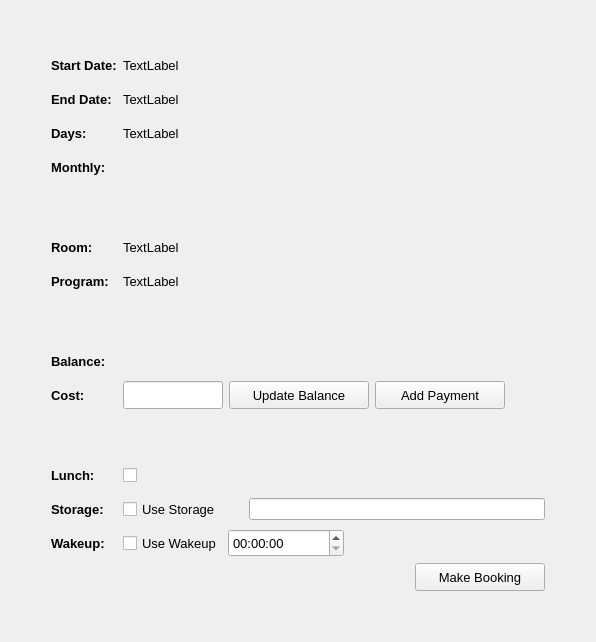
    <widget class="QWidget" name="bookingPage">
     <layout class="QGridLayout" name="gridLayout_6">
      <item row="1" column="0">
       <spacer name="horizontalSpacer_17">
        <property name="orientation">
         <enum>Qt::Horizontal</enum>
        </property>
        <property name="sizeHint" stdset="0">
         <size>
          <width>40</width>
          <height>20</height>
         </size>
        </property>
       </spacer>
      </item>
      <item row="1" column="1">
       <layout class="QFormLayout" name="formLayout_11">
        <item row="0" column="0">
         <widget class="QLabel" name="label_3">
          <property name="minimumSize">
           <size>
            <width>0</width>
            <height>28</height>
           </size>
          </property>
          <property name="font">
           <font>
            <pointsize>10</pointsize>
            <weight>75</weight>
            <bold>true</bold>
           </font>
          </property>
          <property name="text">
           <string>Start Date:</string>
          </property>
         </widget>
        </item>
        <item row="0" column="1">
         <widget class="QLabel" name="startLabel">
          <property name="minimumSize">
           <size>
            <width>0</width>
            <height>28</height>
           </size>
          </property>
          <property name="font">
           <font>
            <pointsize>10</pointsize>
           </font>
          </property>
          <property name="text">
           <string>TextLabel</string>
          </property>
         </widget>
        </item>
        <item row="1" column="0">
         <widget class="QLabel" name="label_7">
          <property name="minimumSize">
           <size>
            <width>0</width>
            <height>28</height>
           </size>
          </property>
          <property name="font">
           <font>
            <pointsize>10</pointsize>
            <weight>75</weight>
            <bold>true</bold>
           </font>
          </property>
          <property name="text">
           <string>End Date:</string>
          </property>
         </widget>
        </item>
        <item row="1" column="1">
         <widget class="QLabel" name="endLabel">
          <property name="minimumSize">
           <size>
            <width>0</width>
            <height>28</height>
           </size>
          </property>
          <property name="font">
           <font>
            <pointsize>10</pointsize>
           </font>
          </property>
          <property name="text">
           <string>TextLabel</string>
          </property>
         </widget>
        </item>
        <item row="2" column="0">
         <widget class="QLabel" name="label_17">
          <property name="minimumSize">
           <size>
            <width>0</width>
            <height>28</height>
           </size>
          </property>
          <property name="font">
           <font>
            <pointsize>10</pointsize>
            <weight>75</weight>
            <bold>true</bold>
           </font>
          </property>
          <property name="text">
           <string>Days:</string>
          </property>
         </widget>
        </item>
        <item row="2" column="1">
         <widget class="QLabel" name="lengthOfStayLabel">
          <property name="sizePolicy">
           <sizepolicy hsizetype="Minimum" vsizetype="Preferred">
            <horstretch>0</horstretch>
            <verstretch>0</verstretch>
           </sizepolicy>
          </property>
          <property name="minimumSize">
           <size>
            <width>0</width>
            <height>28</height>
           </size>
          </property>
          <property name="font">
           <font>
            <pointsize>10</pointsize>
           </font>
          </property>
          <property name="text">
           <string>TextLabel</string>
          </property>
         </widget>
        </item>
        <item row="3" column="0">
         <widget class="QLabel" name="label_18">
          <property name="minimumSize">
           <size>
            <width>0</width>
            <height>28</height>
           </size>
          </property>
          <property name="font">
           <font>
            <pointsize>10</pointsize>
            <weight>75</weight>
            <bold>true</bold>
           </font>
          </property>
          <property name="text">
           <string>Monthly:</string>
          </property>
         </widget>
        </item>
        <item row="3" column="1">
         <widget class="QLabel" name="monthLabel">
          <property name="minimumSize">
           <size>
            <width>0</width>
            <height>28</height>
           </size>
          </property>
          <property name="font">
           <font>
            <pointsize>10</pointsize>
           </font>
          </property>
          <property name="text">
           <string/>
          </property>
         </widget>
        </item>
        <item row="4" column="0">
         <spacer name="verticalSpacer_7">
          <property name="orientation">
           <enum>Qt::Vertical</enum>
          </property>
          <property name="sizeHint" stdset="0">
           <size>
            <width>20</width>
            <height>40</height>
           </size>
          </property>
         </spacer>
        </item>
        <item row="5" column="0">
         <widget class="QLabel" name="label_11">
          <property name="minimumSize">
           <size>
            <width>0</width>
            <height>28</height>
           </size>
          </property>
          <property name="font">
           <font>
            <pointsize>10</pointsize>
            <weight>75</weight>
            <bold>true</bold>
           </font>
          </property>
          <property name="text">
           <string>Room:</string>
          </property>
         </widget>
        </item>
        <item row="5" column="1">
         <widget class="QLabel" name="roomLabel">
          <property name="minimumSize">
           <size>
            <width>0</width>
            <height>28</height>
           </size>
          </property>
          <property name="font">
           <font>
            <pointsize>10</pointsize>
           </font>
          </property>
          <property name="text">
           <string>TextLabel</string>
          </property>
         </widget>
        </item>
        <item row="6" column="0">
         <widget class="QLabel" name="label_15">
          <property name="minimumSize">
           <size>
            <width>0</width>
            <height>28</height>
           </size>
          </property>
          <property name="font">
           <font>
            <pointsize>10</pointsize>
            <weight>75</weight>
            <bold>true</bold>
           </font>
          </property>
          <property name="text">
           <string>Program:</string>
          </property>
         </widget>
        </item>
        <item row="6" column="1">
         <widget class="QLabel" name="programLabel">
          <property name="minimumSize">
           <size>
            <width>0</width>
            <height>28</height>
           </size>
          </property>
          <property name="font">
           <font>
            <pointsize>10</pointsize>
           </font>
          </property>
          <property name="text">
           <string>TextLabel</string>
          </property>
         </widget>
        </item>
        <item row="7" column="0">
         <spacer name="verticalSpacer_10">
          <property name="orientation">
           <enum>Qt::Vertical</enum>
          </property>
          <property name="sizeHint" stdset="0">
           <size>
            <width>20</width>
            <height>40</height>
           </size>
          </property>
         </spacer>
        </item>
        <item row="8" column="0">
         <widget class="QLabel" name="label_16">
          <property name="minimumSize">
           <size>
            <width>0</width>
            <height>28</height>
           </size>
          </property>
          <property name="font">
           <font>
            <pointsize>10</pointsize>
            <weight>75</weight>
            <bold>true</bold>
           </font>
          </property>
          <property name="text">
           <string>Balance:</string>
          </property>
         </widget>
        </item>
        <item row="8" column="1">
         <widget class="QLabel" name="stayLabel">
          <property name="minimumSize">
           <size>
            <width>0</width>
            <height>28</height>
           </size>
          </property>
          <property name="font">
           <font>
            <pointsize>10</pointsize>
           </font>
          </property>
          <property name="text">
           <string/>
          </property>
         </widget>
        </item>
        <item row="9" column="0">
         <widget class="QLabel" name="label_12">
          <property name="minimumSize">
           <size>
            <width>0</width>
            <height>28</height>
           </size>
          </property>
          <property name="font">
           <font>
            <pointsize>10</pointsize>
            <weight>75</weight>
            <bold>true</bold>
           </font>
          </property>
          <property name="text">
           <string>Cost:</string>
          </property>
         </widget>
        </item>
        <item row="9" column="1">
         <layout class="QHBoxLayout" name="horizontalLayout_23">
          <item>
           <widget class="QLineEdit" name="costInput">
            <property name="sizePolicy">
             <sizepolicy hsizetype="Minimum" vsizetype="Fixed">
              <horstretch>0</horstretch>
              <verstretch>0</verstretch>
             </sizepolicy>
            </property>
            <property name="minimumSize">
             <size>
              <width>0</width>
              <height>28</height>
             </size>
            </property>
            <property name="maximumSize">
             <size>
              <width>100</width>
              <height>16777215</height>
             </size>
            </property>
            <property name="font">
             <font>
              <pointsize>10</pointsize>
             </font>
            </property>
           </widget>
          </item>
          <item>
           <widget class="QPushButton" name="pushButton_10">
            <property name="minimumSize">
             <size>
              <width>140</width>
              <height>28</height>
             </size>
            </property>
            <property name="font">
             <font>
              <pointsize>10</pointsize>
             </font>
            </property>
            <property name="text">
             <string>Update Balance</string>
            </property>
           </widget>
          </item>
          <item>
           <widget class="QPushButton" name="paymentButton_2">
            <property name="minimumSize">
             <size>
              <width>130</width>
              <height>28</height>
             </size>
            </property>
            <property name="font">
             <font>
              <pointsize>10</pointsize>
             </font>
            </property>
            <property name="text">
             <string>Add Payment</string>
            </property>
           </widget>
          </item>
          <item>
           <spacer name="horizontalSpacer_16">
            <property name="orientation">
             <enum>Qt::Horizontal</enum>
            </property>
            <property name="sizeHint" stdset="0">
             <size>
              <width>40</width>
              <height>20</height>
             </size>
            </property>
           </spacer>
          </item>
         </layout>
        </item>
        <item row="10" column="0">
         <spacer name="verticalSpacer_11">
          <property name="orientation">
           <enum>Qt::Vertical</enum>
          </property>
          <property name="sizeHint" stdset="0">
           <size>
            <width>20</width>
            <height>40</height>
           </size>
          </property>
         </spacer>
        </item>
        <item row="11" column="0">
         <widget class="QLabel" name="label_13">
          <property name="minimumSize">
           <size>
            <width>0</width>
            <height>28</height>
           </size>
          </property>
          <property name="font">
           <font>
            <pointsize>10</pointsize>
            <weight>75</weight>
            <bold>true</bold>
           </font>
          </property>
          <property name="text">
           <string>Lunch:</string>
          </property>
         </widget>
        </item>
        <item row="11" column="1">
         <widget class="QCheckBox" name="lunchCheck">
          <property name="minimumSize">
           <size>
            <width>0</width>
            <height>28</height>
           </size>
          </property>
          <property name="font">
           <font>
            <pointsize>10</pointsize>
           </font>
          </property>
          <property name="text">
           <string/>
          </property>
         </widget>
        </item>
        <item row="12" column="0">
         <widget class="QLabel" name="label_19">
          <property name="minimumSize">
           <size>
            <width>0</width>
            <height>28</height>
           </size>
          </property>
          <property name="font">
           <font>
            <pointsize>10</pointsize>
            <weight>75</weight>
            <bold>true</bold>
           </font>
          </property>
          <property name="text">
           <string>Storage:</string>
          </property>
         </widget>
        </item>
        <item row="12" column="1">
         <layout class="QHBoxLayout" name="horizontalLayout_24">
          <item>
           <widget class="QCheckBox" name="lunchCheck_2">
            <property name="minimumSize">
             <size>
              <width>120</width>
              <height>28</height>
             </size>
            </property>
            <property name="font">
             <font>
              <pointsize>10</pointsize>
             </font>
            </property>
            <property name="text">
             <string>Use Storage</string>
            </property>
           </widget>
          </item>
          <item>
           <widget class="QLineEdit" name="lineEdit_2"/>
          </item>
         </layout>
        </item>
        <item row="13" column="0">
         <widget class="QLabel" name="label_14">
          <property name="minimumSize">
           <size>
            <width>0</width>
            <height>28</height>
           </size>
          </property>
          <property name="font">
           <font>
            <pointsize>10</pointsize>
            <weight>75</weight>
            <bold>true</bold>
           </font>
          </property>
          <property name="text">
           <string>Wakeup:</string>
          </property>
         </widget>
        </item>
        <item row="13" column="1">
         <layout class="QHBoxLayout" name="horizontalLayout_25">
          <item>
           <layout class="QHBoxLayout" name="horizontalLayout_35">
            <item>
             <widget class="QCheckBox" name="wakeupCheck">
              <property name="minimumSize">
               <size>
                <width>0</width>
                <height>28</height>
               </size>
              </property>
              <property name="font">
               <font>
                <pointsize>10</pointsize>
               </font>
              </property>
              <property name="text">
               <string>Use Wakeup</string>
              </property>
             </widget>
            </item>
            <item>
             <widget class="QTimeEdit" name="wakeTime">
              <property name="minimumSize">
               <size>
                <width>116</width>
                <height>28</height>
               </size>
              </property>
              <property name="maximumSize">
               <size>
                <width>116</width>
                <height>16777215</height>
               </size>
              </property>
              <property name="font">
               <font>
                <pointsize>10</pointsize>
               </font>
              </property>
             </widget>
            </item>
            <item>
             <spacer name="horizontalSpacer_15">
              <property name="orientation">
               <enum>Qt::Horizontal</enum>
              </property>
              <property name="sizeHint" stdset="0">
               <size>
                <width>40</width>
                <height>20</height>
               </size>
              </property>
             </spacer>
            </item>
           </layout>
          </item>
         </layout>
        </item>
        <item row="14" column="1">
         <layout class="QHBoxLayout" name="horizontalLayout_26">
          <item>
           <spacer name="horizontalSpacer_14">
            <property name="orientation">
             <enum>Qt::Horizontal</enum>
            </property>
            <property name="sizeHint" stdset="0">
             <size>
              <width>40</width>
              <height>20</height>
             </size>
            </property>
           </spacer>
          </item>
          <item>
           <widget class="QPushButton" name="makeBookingButton_2">
            <property name="minimumSize">
             <size>
              <width>130</width>
              <height>28</height>
             </size>
            </property>
            <property name="font">
             <font>
              <pointsize>10</pointsize>
             </font>
            </property>
            <property name="text">
             <string>Make Booking</string>
            </property>
           </widget>
          </item>
         </layout>
        </item>
       </layout>
      </item>
      <item row="1" column="2">
       <spacer name="horizontalSpacer_23">
        <property name="orientation">
         <enum>Qt::Horizontal</enum>
        </property>
        <property name="sizeHint" stdset="0">
         <size>
          <width>40</width>
          <height>20</height>
         </size>
        </property>
       </spacer>
      </item>
      <item row="0" column="1">
       <spacer name="verticalSpacer_12">
        <property name="orientation">
         <enum>Qt::Vertical</enum>
        </property>
        <property name="sizeHint" stdset="0">
         <size>
          <width>20</width>
          <height>40</height>
         </size>
        </property>
       </spacer>
      </item>
      <item row="2" column="1">
       <spacer name="verticalSpacer_16">
        <property name="orientation">
         <enum>Qt::Vertical</enum>
        </property>
        <property name="sizeHint" stdset="0">
         <size>
          <width>20</width>
          <height>40</height>
         </size>
        </property>
       </spacer>
      </item>
     </layout>
    </widget>
